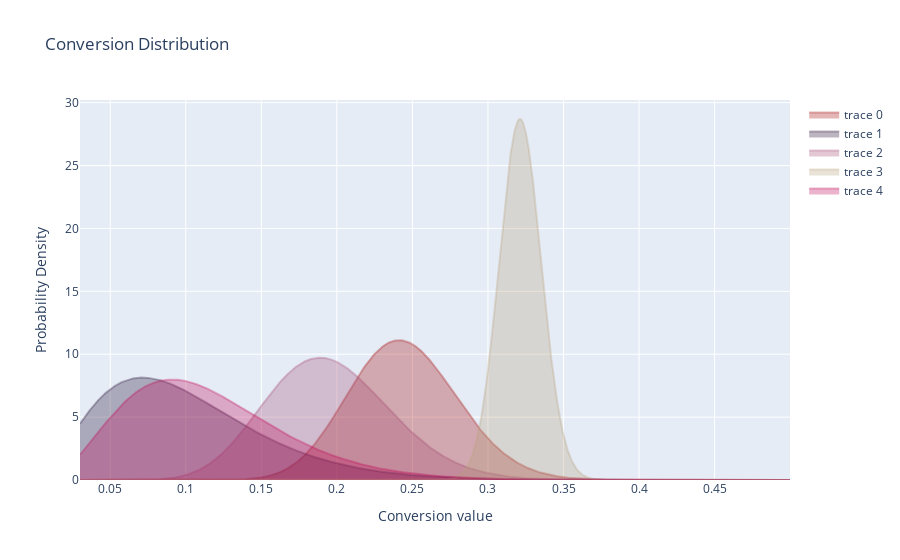

Notebook source saved alongside this figure:
### Code cell
ts.start_test(plot = True)

### Figure 1 — Plotly figure (JSON) as saved in the notebook; plotly's stock layout.template omitted (floating-point values rounded to 4 significant figures; data arrays with more than 128 entries replaced by an {"elided": "..."} marker saying what was removed)
{"data": [{"fill": "tozeroy", "fillcolor": "rgba(161,12,10,.3)", "marker": {"color": "rgba(161,12,10,.3)"}, "type": "scatter", "x": {"elided": "4700 float values"}, "y": {"elided": "4700 float values"}}, {"fill": "tozeroy", "fillcolor": "rgba(36,11,52,.3)", "marker": {"color": "rgba(36,11,52,.3)"}, "type": "scatter", "x": {"elided": "4700 float values"}, "y": {"elided": "4700 float values"}}, {"fill": "tozeroy", "fillcolor": "rgba(164,73,112,.3)", "marker": {"color": "rgba(164,73,112,.3)"}, "type": "scatter", "x": {"elided": "4700 float values"}, "y": {"elided": "4700 float values"}}, {"fill": "tozeroy", "fillcolor": "rgba(182,159,122,.3)", "marker": {"color": "rgba(182,159,122,.3)"}, "type": "scatter", "x": {"elided": "4700 float values"}, "y": {"elided": "4700 float values"}}, {"fill": "tozeroy", "fillcolor": "rgba(192,9,87,.3)", "marker": {"color": "rgba(192,9,87,.3)"}, "type": "scatter", "x": {"elided": "4700 float values"}, "y": {"elided": "4700 float values"}}], "layout": {"title": {"text": "Conversion Distribution"}, "xaxis": {"title": {"text": "Conversion value"}}, "yaxis": {"title": {"text": "Probability Density"}}}}
